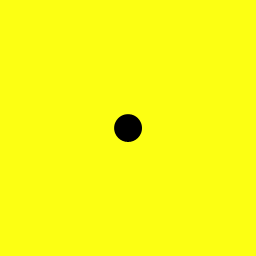
#> input picture src/testIm2_A.png, 256 x 256 px
$ python PyramidFlow2D.py
#> lines starting #> are read from the running program, lines starting #| are printed output that depends on the picture
from datetime import timedelta
from timeit import default_timer as timer
import numpy as np
import matplotlib.pyplot as plt
from PIL import Image
from scipy import fft, signal
from skimage import draw


def sinTri(alpha):
    """ Triangle Sinus Function"""
    return signal.sawtooth(alpha+np.pi/2, width=0.5)


def cosTri(alpha):
    """ Triangle CoSinus Function"""
    return -signal.sawtooth(alpha, width=0.5) #cos triangle

def line_aa(rowa, cola, rowb, colb, mxRows, mxCols):
    """ create correct weighted anti alias line"""

    def sector_line(col, cola, fwidth, rate, ratio, row, rowa, val, mxWidth, mxHeight):
        mx = max
        for i in range(0, fwidth, np.sign(fwidth)):
            y0 = rowa + i * rate
            y1 = y0 + rate
            ht = ratio / 2

            pos0 = y0 + ht
            fpos0 = pos0 // 1
            mpos0 = pos0 % 1

            pos1 = y1 + ht
            fpos1 = pos1 // 1
            mpos1 = pos1 % 1

            neg0 = y0 - ht
            fneg0 = neg0 // 1
            mneg0 = neg0 % 1

            neg1 = y1 - ht
            fneg1 = neg1 // 1
            mneg1 = neg1 % 1

            pm = mx(mx(fpos0, fpos1), mx(fneg0, fneg1))
            pp0 = int(pm - fpos0)
            pp1 = int(pm - fpos1)
            pn0 = int(pm - fneg0)
            pn1 = int(pm - fneg1)

            aV = [0.0, 0.0, 0.0, 0.0]

            if fpos0 != fpos1:
                if fpos0 > fpos1:
                    a0p = np.abs(mpos0 ** 2 / (2 * rate))
                    a1p = np.abs((1 - mpos1) ** 2 / (2 * rate))
                    aV[pp0] = a0p
                    aV[pp1] = 1 - a1p
                else:
                    a0p = np.abs((1 - mpos0) ** 2 / (2 * rate))
                    a1p = np.abs(mpos1 ** 2 / (2 * rate))
                    aV[pp0] = 1 - a0p
                    aV[pp1] = a1p
            else:
                a0p = (mpos0 + mpos1) / 2
                aV[pp0] = a0p

            if fneg0 != fneg1:
                if fneg0 < fneg1:
                    a0n = np.abs((1 - mneg0) ** 2 / (2 * rate))
                    a1n = np.abs(mneg1 ** 2 / (2 * rate))
                    if (pp0 == pn1):
                        aV[pn1] -= a1n
                    else:
                        aV[pn1] = 1 - a1n
                    aV[pn0] = a0n
                else:
                    a0n = np.abs(mneg0 ** 2 / (2 * rate))
                    a1n = np.abs((1 - mneg1) ** 2 / (2 * rate))
                    if (pp1 == pn0):
                        aV[pn0] -= a0n
                    else:
                        aV[pn0] = 1 - a0n
                    aV[pn1] = a1n
            else:
                a0n = (2 - mneg0 - mneg1) / 2
                aV[pn0] = a0n

            x = int(cola) + i
            if x < mxWidth:
                for j in range(0, 4):
                    y = int(pm - j)
                    if y < mxHeight:
                        row.append(y)
                        col.append(x)
                        val.append(aV[j] / ratio)

    row = []
    col = []
    val = []
    width = colb - cola
    height = rowb - rowa

    fwidth = int(width // 1)
    fheight = int(height // 1)

    length = np.sqrt(width**2 + height**2)
    awidth = np.abs(width)
    aheight = np.abs(height)

    if awidth > aheight:
        rate = height / width
        ratio = length / awidth
        sector_line(col, cola, fwidth, rate, ratio, row, rowa, val, mxCols, mxRows)

    else:
        rate = width / height
        ratio = length / aheight
        sector_line(row, rowa, fheight, rate, ratio, col, cola, val, mxRows, mxCols)

    return np.array(row), np.array(col), np.array(val)


def aaFilter(aStep, aPr, width, height, radialMatr):

    img2 = np.zeros((height, width), dtype='float64')

    halfW = width // 2
    halfH = height // 2
    halfR = np.pi / (2 * aPr)
    start = aStep - halfR
    stop = aStep + halfR
    length = np.sqrt(halfW ** 2 + halfH ** 2)
    step = 1 / length

    for i in np.arange(start, stop, step):
        weight = np.cos((i - aStep) * aPr) ** 2

        yl = halfH - np.sin(i) * length
        xl = halfW + np.cos(i) * length
        if yl < 0 or xl < 0 or yl >= height or xl >= width:
            dy = (yl - halfH)
            dx = (xl - halfW)
            sy = np.sign(dy)
            sx = np.sign(dx)
            ny = yl
            nx = xl
            if abs(dx) > abs(dy):
                rate = dy / dx
                ny = halfW * rate * sx + halfH
                if xl > width:
                    nx = width - 1
                if xl < 0:
                    nx = 0
                if ny < 0:
                    ny = 0
                    nx = halfH / -rate
                if ny > height:
                    ny =  height - 1
                    nx = halfH / rate

            else:
                rate = dx / dy
                nx = halfH * rate * sy + halfW
                if yl > height:
                    ny = height - 1
                if yl < 0:
                    ny = 0
                if nx < 0:
                    nx = 0
                    ny = halfW / -rate
                if nx > width:
                    nx = width - 1
                    ny = halfW / rate

            xl = nx
            yl = ny

        nLen = np.sqrt(halfW ** 2 + halfH ** 2)

        rr, cc, val = line_aa(yl+0.5, xl+0.5, halfH+0.5, halfW+0.5, img2.shape[0], img2.shape[1])
        img2[rr, cc] += val * radialMatr[rr, cc] * weight / nLen

    return img2


def pyramidFlow(ffA, ffB, angularMatr, radialMatr):
    halfPi = np.pi / 2
    rows, cols = ffA.shape
    halfX = cols // 2
    # halfY = rows // 2
    aPr = 32                     # angular precision
                       # radial scale / eccentricity
    jShifts = [1j, -1j, -1]
    aShifts = [-halfPi, halfPi, np.pi]
    vuMap = np.zeros((2, ffA.shape[-2], ffA.shape[-1]))
    octaves = int(np.log2(halfX))
    fH = np.sqrt(2)
    iwCbuf = np.zeros((octaves*2+1, rows, cols), dtype="complex128")
    aCbuf = [] # for Debug
    rMap = np.zeros((rows, cols), dtype='float64')

    for j in range(0,aPr*2):
        rSc = halfX
        r = (halfX * 0.5) / rSc     # radial filter location

        aStep = halfPi * (j * (1/aPr) - 0.5)
        anglularFilt = np.cos(np.clip((angularMatr + aStep) * aPr, -halfPi, halfPi))**2
        langularF = aaFilter(aStep, aPr, rows, cols, radialMatr)
        nRadialMatr = np.clip(32 * radialMatr / np.sqrt(radialMatr.shape[0] ** 2 + radialMatr.shape[1] ** 2), 0, 1)
        bangular = langularF * (1-nRadialMatr) + anglularFilt * nRadialMatr
        #bangular = anglularFilt
        iwC = np.zeros((rows,cols), dtype='complex128')
        split = halfX

        for i in range(0, octaves*2+1):
            rRange = split * radialMatr / halfX
            radialFilt = (np.cos(np.clip((rRange - 1) * np.pi, 0, halfPi)) ** 2 *
                           (1 - np.cos(np.clip((rRange * fH - 1) * np.pi, 0, halfPi)) ** 2))
            split /= fH

            pyrFilt = np.clip(radialFilt * bangular, 1e-10, 1)
            rMap += pyrFilt
            if np.any(pyrFilt > 0.01):
                iwA = fft.ifft2(fft.ifftshift(ffA * pyrFilt))
                iwB = fft.ifft2(fft.ifftshift(ffB * pyrFilt))
                iwCbuf[i] = iwB * iwA.conj() / np.sqrt(np.abs(iwB * iwA))
            iwC += iwCbuf[i]


        aC = np.angle(iwC)
        aCbuf.append(aC)
        ash = 0
        while (aC.max() - aC.min()) > (2 * np.pi * 0.95) and ash < len(aShifts):
            aC = (np.angle(iwC * jShifts[ash]) - aShifts[ash])
            ash += 1
        #if (aC.max() - aC.min()) < (2 * np.pi * 0.95):
        phaseSh = halfX * aC / np.pi
        ss = np.sin(aStep) #* np.cos((aStep - np.pi / 4 )/2 )**2
        cc = -np.cos(aStep)*2 #* np.cos((aStep - np.pi / 4 )/2 )**2
        vuMap[0] += phaseSh * ss
        vuMap[1] += phaseSh * cc


    vuMap /= aPr*2

    return np.moveaxis(vuMap, 0, -1), aCbuf, rMap


def sumAngle(iwC):
    return np.cumsum(
        np.pad((np.abs(np.diff(np.angle(iwC)[:, 128])) > np.pi) * np.sign(np.angle(iwC)[:-1, 128]) * np.pi * 2,
               (1, 0))) + np.angle(iwC)[:, 128]


if __name__ == '__main__':

    mmx = max

### --- load Testimages

    a = np.asarray(Image.open("testIm2_A.png").convert('L'))
    b = np.asarray(Image.open("testIm2_B.png").convert('L'))
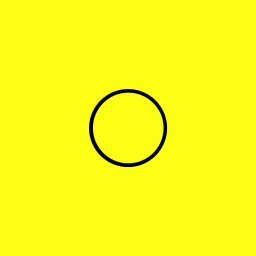
#> input picture src/testIm2_B.png, 256 x 256 px
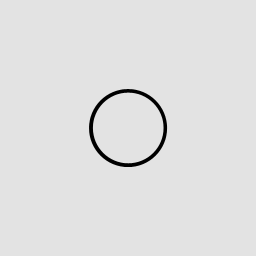
#> b: shape (256, 256); min 0, max 227, mean 224

    rows, cols = a.shape
#> rows = 256; cols = 256


### create Parameter Plots ...
    fig2, ax2 = plt.subplots(2, 5, figsize=(15, 10), squeeze=True, sharex=False, sharey=False)
    plt.subplots_adjust(left=0.033, bottom=0.01, right=0.99, top=0.99, wspace=0.12, hspace=0.01)

    halfX = cols // 2
#> halfX = 128
    halfY = rows // 2
#> halfY = 128

# Filter
    x = np.linspace(0, 255, 256)
    y = np.linspace(0, 255, 256)

    mx, my = np.meshgrid(x, y)
    angleMatr = np.angle((mx-128) + 1j * (my-128))
    dist = np.sqrt((mx-128)**2 + (my-128)**2)
    halfPi = np.pi / 2
# angular filter
    anglularFilt = []
    aPr = 32
    for i in range(0,aPr*4):
        aStep = halfPi * (i * (1 / aPr) - 2)
        anglularFilt.append(np.cos(np.clip((angleMatr + aStep) * aPr, -halfPi, halfPi))**2)
    #anglularFilt2 = np.cos(np.clip((angleMatr + halfPi * -1.9062) * 32, -halfPi, halfPi))**2
    #anglularFilt = anglularFilt2
# four octaves radial filter
    splits = [64,48,32,24,16,12,8,6,4,3,2,1.5,1]
    octaves = int(np.log2(halfX))
#> octaves = 7
    fH = np.sqrt(2)
    radialFilt = []
    split = halfX
#> split = 128
    for i in range(0,octaves*2+1):
        radialFilt.append((np.cos(np.clip(((split * np.pi * dist / halfX)) - np.pi, 0, halfPi))**2 *
                           (1-np.cos(np.clip(((split * fH * np.pi * dist / halfX)) - np.pi, 0, halfPi))**2)))
        # radialFilt.append(np.clip(((split * np.pi * dist / halfX)) - np.pi, 0, halfPi))
        split /= fH
#> after the loop, split = 0.707

# create plots
    ax2[0, 0].grid()
    ax2[0, 0].set_title("linear analysis 1")

    ax2[0, 1].set_title("linear analysis 2")

    ffA = fft.fftshift(fft.fft2(a))
    ffB = fft.fftshift(fft.fft2(b))

    ax2[0, 2].set_title("ffA")

    ax2[0, 3].set_title("ffB")

## Apply Complex Pyramid Filter

    iwA = []
    iwB = []
    iwA2 = []
    iwB2 = []
    iwC = []
    iwC2 = []


    for i in range(0,octaves*2+1):
        j = 5
        filter = np.clip(radialFilt[i] * anglularFilt[j],1e-10,1)
        while not np.any(filter > 0.1) and j > 0:
            j -= 1
            filter = np.clip(radialFilt[i] * anglularFilt[j], 1e-10, 1)

        iwA.append(fft.ifft2(fft.ifftshift(ffA * filter)))
        iwB.append(fft.ifft2(fft.ifftshift(ffB * filter)))
        iwC.append(iwB[i] * iwA[i].conj())
#> after the loop, iwA = 15 items; iwB = 15 items; iwC = 15 items


    ax2[0, 3].set_title("imageA")
    #ax2[0, 3].imshow(np.clip(radialFilt[5] * anglularFilt,1e-10,1))

    ax2[0, 4].set_title("imageB")

    #ax2[0, 4].imshow(np.clip(radialFilt[5] * anglularFilt2,1e-10,1))


    ax2[0, 1].plot(np.angle(iwA[5][128]), label='iwA2[3](a)')
    ax2[0, 1].plot(np.angle(iwB[5][128]), label='iwB2[3](a)')
    ax2[0, 1].plot(np.angle(iwC[5][128]), label='iwC2[3](a)')

    ax2[0, 1].legend()
    ax2[0, 1].grid()

    sC = []
    #aiwC = iwC[0]
    aiwC = np.zeros(iwC[0].shape, dtype="complex128")
    #sC.append(np.angle(aiwC))

    jShifts = [1j, -1j, -1]
    aShifts = [-halfPi, halfPi, np.pi]
#> aShifts = [-1.57, 1.57, 3.14]

    for i in range(0,octaves*2+1):
        #if np.any(iwC[i] > 0.1):
        aiwC += iwC[i]
        #else:
        #    aiwC += iwC2[i]
        ash = 0
        aC = np.angle(aiwC)
        while (aC.max() - aC.min()) > (2 * np.pi * 0.95) and ash < len(aShifts):
            aC = (np.angle(iwC[i] * jShifts[ash]) - aShifts[ash])
            ash += 1
        sC.append(aC)
#> this loop made 15 passes
#> pass 3, `aC = np.angle(aiwC)`:
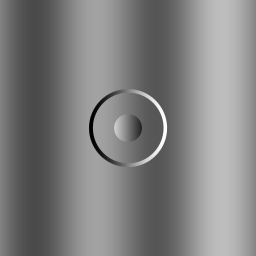
#> aC: shape (256, 256) float64; min -0.0383, max -0.0383, mean -0.0383; drawn with min black and max white
#> after the loop, sC = 15 items

    for i in range(0,octaves*2+1):
        ax2[0, 0].plot(sC[i][128], label=f'sc({i})')

    ax2[0, 0].legend()
    ax2[0, 0].grid()
    ax2[0, 0].set_title("recreated slice")

    ax2[1, 2].set_title("phase highest octave")
    ax2[1, 2].imshow(sC[14])

    ax2[0, 2].set_title("fft - imageB")
    ax2[0, 2].imshow(np.log(np.abs(ffB)))

    #for i in range(0, octaves * 2 + 1):
     #   ax2[1, 0].plot(radialFilt[i][128], label=f'r({i})')

    ax2[1, 0].legend()


    sum = np.zeros(256, dtype='float64')
#> sum = 256 values from 0 to 0
    for i in range(0, octaves * 2 + 1):
        sum += radialFilt[i][128]
    #ax2[1, 0].plot(sum, label=f'sum')


    ax2[1, 0].grid()


    #ax2[1, 1].imshow(np.clip(radialFilt[5] * anglularFilt, 1e-10, 1))
    ax2[1, 1].set_title("phase ImageB")
    ax2[1, 1].imshow(np.angle(ffB))

    start = timer()
    print("Start: ...")
    vuMap, acBuf, pyrFilt = pyramidFlow(ffA, ffB, angleMatr, dist)
#> the loop in pyramidFlow, `for j in range(0,aPr*2):` made 64 passes
#> pass 1, in pyramidFlow, `nRadialMatr = np.clip(32 * radialMatr / np.sqrt(radialMatr.shape[0] **..`:
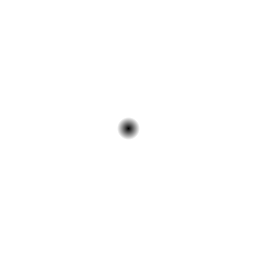
#> nRadialMatr: shape (256, 256) float64; min 0, max 1, mean 0.998
#> after the loop in pyramidFlow, `for j in range(0,aPr*2):`:
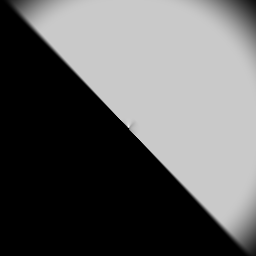
#> rMap: shape (256, 256) float64; min 9.6e-08, max 1.27, mean 0.479; drawn with min black and max white
    print("... Stop.")
    end = timer()
    print(f"delta:{timedelta(seconds=end-start)}")
    ax2[1, 3].set_title("filter sum")
    ax2[1, 3].imshow(pyrFilt)

    for j in range(2,6):
        ax2[1, 0].plot(acBuf[j][128], label=f'aC({180*(halfPi * (j * (1/32) - 0.5))/np.pi:.1f})')

    # [6 lines of commented-out code are left out]


    ax2[0, 3].imshow(anglularFilt[64])

    img2 = np.zeros((256, 256), dtype='float64')
    # i = 3
    for i in np.arange(40, 50, 0.4775):

        weight = np.sin((i-40)*np.pi/10) ** 2

        phi = i / 180 * np.pi
        yl = 128 - np.sin(phi) * 120
        xl = 128 + np.cos(phi) * 120

        rr, cc, val = line_aa(yl, xl, 128, 128, 256, 256)
        ramp = np.arange(255, 0, -255 / val.shape[0])
        if ramp.shape[0] > val.shape[0]:
            ramp = ramp[:-1]
        if ramp.shape[0] < val.shape[0]:
            ramp = np.pad(ramp, (0, 1))
        # img2[rr, cc] = np.fmax(img2[rr, cc], val * ramp * weight)
        img2[rr, cc] += val * ramp * weight
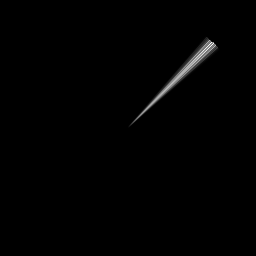
#> img2: shape (256, 256) float64; min 0, max 273.9, mean 1.8; drawn with min black and max white

    #ax2[0, 4].imshow(img2, vmin=0, vmax=255)
    nDist = 2 * dist / np.sqrt(dist.shape[0] ** 2 + dist.shape[1] ** 2)
    ax2[0, 4].imshow(aaFilter(0.0, 32, 256, 256, dist) * (1-nDist) + anglularFilt[64] * nDist)

    ax2[1, 0].legend()
    ax2[1, 0].grid()

    nvec = 20
    step = max(rows // nvec, cols // nvec)

    vy, vx = np.mgrid[:rows:step, :cols:step]
    u_ = vuMap[::step, ::step, 1]

    v_ = vuMap[::step, ::step, 0]
    #ax2[1, 4].imshow(180*np.angle(vuMap[:,:,1] + 1j * vuMap[:,:,0])/np.pi)
    ax2[1, 4].imshow(np.abs(vuMap[:, :, 1] + 1j * vuMap[:, :, 0]))
    ax2[1, 4].quiver(vx, vy, u_, v_, color='r', units='dots',
              angles='xy', scale_units='xy', lw=3)

    ax2[1, 4].set_title("uv-vector map")
    ax2[1, 2].set_title("ifft-offset")

    plt.show()
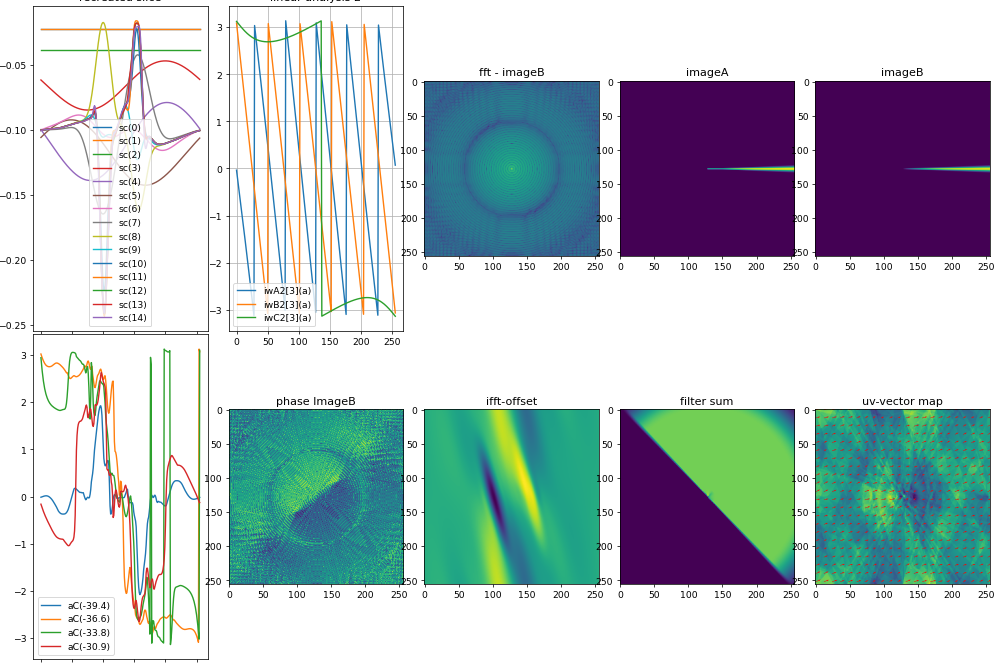
#> figure drawn by matplotlib, 10 panels; panel 1: curve peaks at x = 166, y = -0.0221; panel 1: curve peaks at x = 166, y = -0.0222; panel 1: curve peaks at x = 166, y = -0.0383; panel 2: curve peaks at x = 79, y = 3.14
    plt.waitforbuttonpress()
